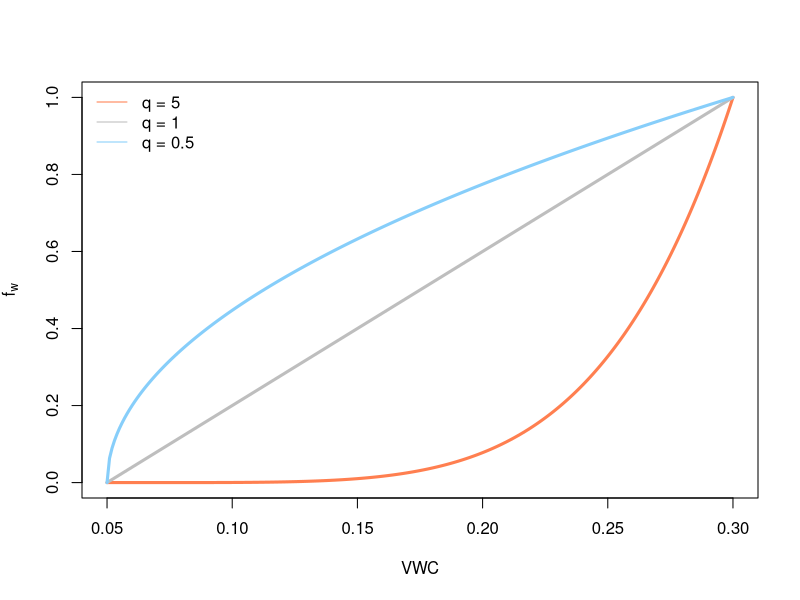

Recreate this plot in R.
beta.func <- function(x,a=0.05,b=0.3,q=5){
  ((x - a) / (b - a))^q 
}

swc.vec <- seq(0.05,0.3,by=0.001)

beta.luc = beta.func(x=swc.vec,q=5)
beta.fes = beta.func(swc.vec,q=1)
beta.SCOT = beta.func(swc.vec,q=0.5)

png('figures/theoreticalQ.png',width = 600,height = 600*0.618)

plot(beta.luc~swc.vec,type='l',col='coral',
     xlab='VWC',ylab=expression(f[w]),lwd=3)

points(beta.fes~swc.vec,type='l',col='grey',lwd=3)
points(beta.SCOT~swc.vec,type='l',col='lightskyblue',lwd=3)

legend('topleft',legend = c("q = 5","q = 1","q = 0.5"),
       lty=1,col=c("coral","grey","lightskyblue"),
       bty='n')
dev.off()
